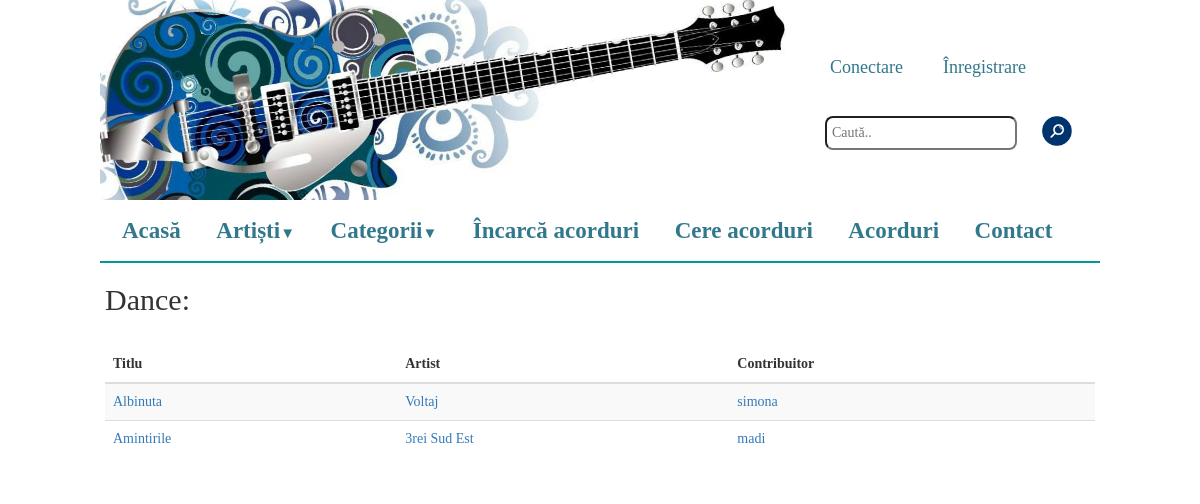
Page /index.php?category=Dance on the committed database.
### tables this page shows
CREATE TABLE IF NOT EXISTS `melodii` (
  `id` int(11) NOT NULL AUTO_INCREMENT,
  `artist` varchar(100) NOT NULL,
  `titlu` varchar(100) NOT NULL,
  `cale_tmp` varchar(200) DEFAULT NULL,
  `cale` varchar(200) DEFAULT NULL,
  `categorie` varchar(200) NOT NULL,
  `uploader` varchar(200) NOT NULL,
  `plus` int(11) NOT NULL,
  `minus` int(11) NOT NULL,
  `comments_path` varchar(200) NOT NULL,
  PRIMARY KEY (`id`)
);

### includes/functions.php (called while the page is built, shortened)
<?php
function get_songs_by_category($category) {
    $result = mysql_query("SELECT * FROM melodii WHERE categorie='$category' and cale is not NULL order by titlu, artist");
    $songs = array();
    while($p = mysql_fetch_array($result)){
        $songs[] = $p;
    }
    return $songs;
}
?>

### pages/category.php (the view)
<?php
    if(isset($_GET['category'])) {
        $category = $_GET['category'];
        print "<h2>$category:</h2><br/>";
        $songs = get_songs_by_category($category);
        if (count($songs) == 0) {
            print "<div class='alert alert-info' style='font-size:19px;width:515px;margin-left:200px;margin-top:110px'>Ne pare rău. Nu există melodii în această categorie.</div>";
        } else {
?>
<table class="table table-striped">
    <thead>
		<tr>
			<th>Titlu</th>
			<th>Artist</th>
			<th>Contribuitor</th>
		</tr>
	</thead>
	<tbody>
		<?php
			foreach ($songs as $sg){
		?>
		<tr>
			<td><?php print "<a href=\"index.php?song=".$sg['id']."\">".$sg['titlu']."</a>";?></td>
			<td><?php print "<a href=\"index.php?artist=".$sg['artist']."\">".$sg['artist']."</a>";?></td>
			<td><a href="index.php?user_uploads=1&username=<?php echo $sg['uploader']; ?>"><?php print $sg['uploader'];?></a></td>
		</tr>
		<?php
			}
		?>
	</tbody>
</table>
<?php
        }
    }
?>

### css/main.css (style rules this page uses)
* { margin: 0px; padding: 0px; }
body { overflow-x: hidden; font-family: "Palatino Linotype", "Book Antiqua", Palatino, serif; }

### rows in the picture
melodii: titlu "Albinuta", artist "Voltaj", uploader "simona"
melodii: titlu "Amintirile", artist "3rei Sud Est", uploader "madi"

### other values in the picture
$category "Dance"
